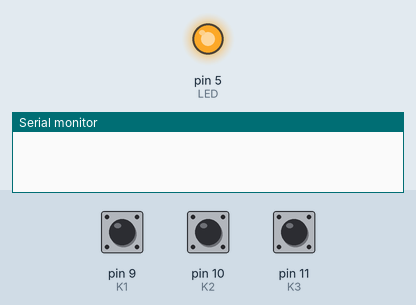
Bench run of a sketch on a simulated Arduino Uno, built with avr-gcc and run on an emulated ATmega328P. On the bench: output pins drawn as LEDs (lit = HIGH), the last lines printed to the serial monitor. Inputs (shaded band) come from the test bench; at power-on: pin 10 (K2) HIGH, pin 11 (K3) HIGH, pin 9 (K1) HIGH.

Above: at 1.2 s.
1.3 s: pin 10 (K2) pulled LOW for 0.15 s
At 2.4 s:
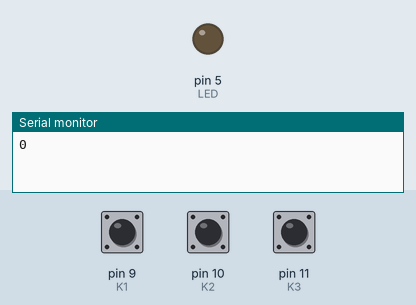
2.9 s: pin 11 (K3) pulled LOW for 0.15 s
At 3.6 s:
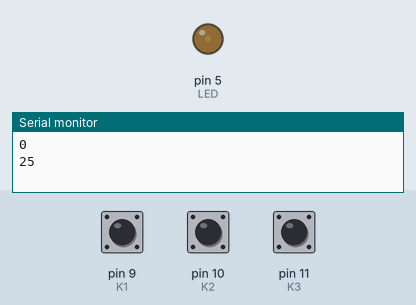
4.5 s: pin 11 (K3) pulled LOW for 1 s
At 4.8 s:
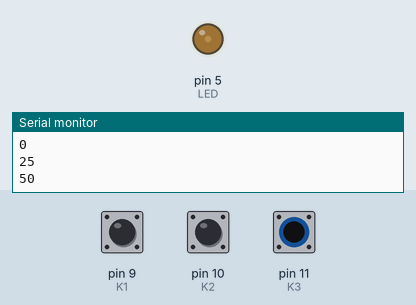
7.0 s: pin 11 (K3) pulled LOW for 0.15 s
At 7.9 s:
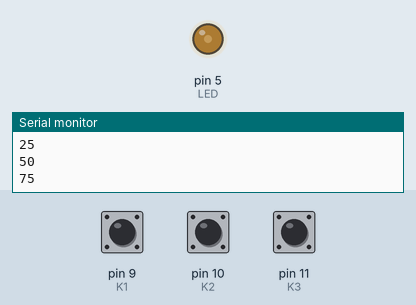
8.6 s: pin 9 (K1) pulled LOW for 0.15 s
At 9.1 s:
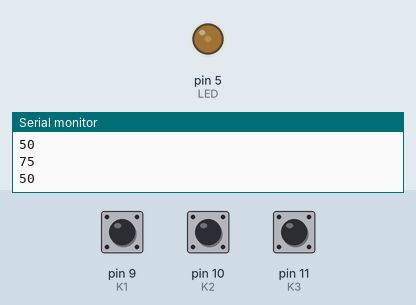
10.2 s: pin 10 (K2) pulled LOW for 1 s
At 11.6 s:
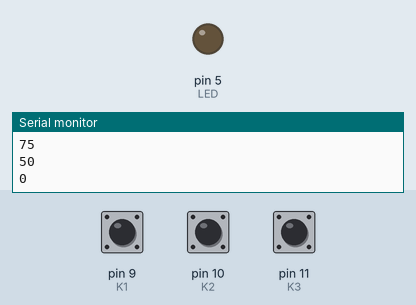
Timing chart, 0 to 13.2 s (numbered marks = the images above; inputs shaded):
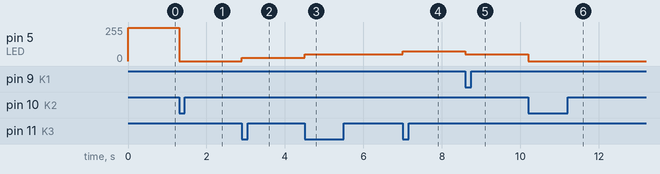

The sketch:

sketch_apr26h.ino
```cpp
#define LED 5
#define K1 9
#define K2 10
#define K3 11

int dimfactor = 250;

void pciSetup(byte pin) {
  *digitalPinToPCMSK(pin) |= bit (digitalPinToPCMSKbit(pin)) ; // enable pin
  PCIFR |= bit (digitalPinToPCICRbit(pin));
  // clear any outstanding interrupt
  PCICR |= bit (digitalPinToPCICRbit(pin));
  // enable interrupt for the group
}

void setup() {
  // put your setup code here, to run once:
  pinMode(K1, INPUT_PULLUP);
  pinMode(K2, INPUT_PULLUP);
  pinMode(K3, INPUT_PULLUP);
  pinMode(LED, OUTPUT);
  Serial.begin(9600);
  pciSetup(K1);
  pciSetup(K2);
  pciSetup(K3);
}

void loop() {
  // put your main code here, to run repeatedly:
  analogWrite(LED, dimfactor);
}

ISR (PCINT0_vect){
  if(digitalRead(K1)==LOW){
    dimfactor -= 25;
    if(dimfactor < 0) {
      dimfactor = 0;
    }
    Serial.println(dimfactor);
  }
  if(digitalRead(K2)==LOW){
    dimfactor = 0;
    Serial.println(dimfactor);
  }
  if(digitalRead(K3)==LOW){
    dimfactor += 25;
    if(dimfactor > 250) {
      dimfactor = 250;
    }
    Serial.println(dimfactor);
  }
}
```

Measured:
- after the input at 1.3 s, pin 5 (LED): 250/255 → 0/255 at once
- after the input at 2.9 s, pin 5 (LED): 0/255 → 25/255 at once
- after the input at 4.5 s, pin 5 (LED): 25/255 → 50/255 at once
- after the input at 7.0 s, pin 5 (LED): 50/255 → 75/255 at once
- after the input at 8.6 s, pin 5 (LED): 75/255 → 50/255 at once
- after the input at 10.2 s, pin 5 (LED): 50/255 → 0/255 at once
